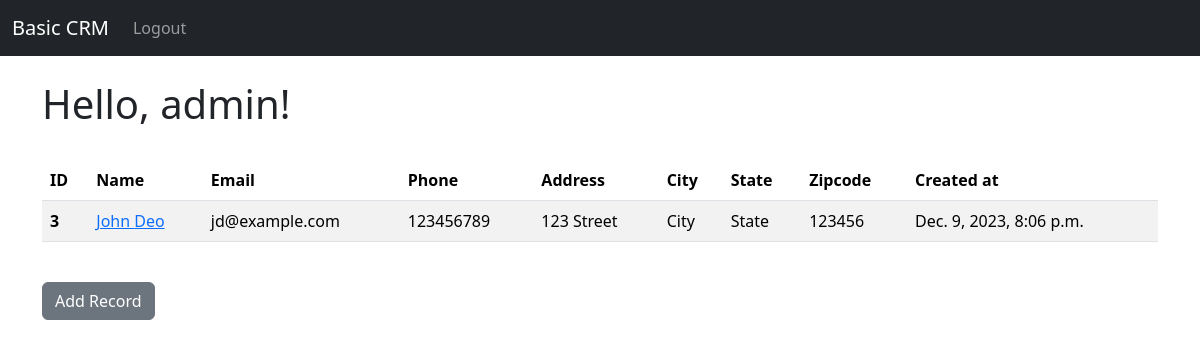
The app's page / (signed in) with its own data.
### website/models.py (models this page shows, shortened)
class Record(models.Model):
    created_at = models.DateTimeField(auto_now_add=True)
    first_name = models.CharField(max_length=50)
    last_name = models.CharField(max_length=50)
    email = models.CharField(max_length=50)
    phone = models.CharField(max_length=15)
    address = models.CharField(max_length=150)
    city = models.CharField(max_length=50)
    state = models.CharField(max_length=50)
    zipcode = models.CharField(max_length=20)

### website/views.py (the view, shortened to what this page needs)
# urls.py: 2. Add a URL to urlpatterns:  path('', views.home, name='home')
def home(request):
    records = Record.objects.all()
    return render(request, 'home.html', {'records': records})

### website/templates/home.html (shortened to what this page needs)
{% extends "base.html" %}
{% block page_content %}
    {% if user.is_authenticated %}
    <h1>Hello, {{ user }}!</h1>
    <br/>
    <table class="table table-striped table-hover">
      <thead>
        <tr>
          <th scope="col">ID</th>
          <th scope="col">Name</th>
          <th scope="col">Email</th>
          <th scope="col">Phone</th>
          <th scope="col">Address</th>
          <th scope="col">City</th>
          <th scope="col">State</th>
          <th scope="col">Zipcode</th>
          <th scope="col">Created at</th>
        </tr>
      </thead>
      <tbody>
        {% if records %}
          {% for record in records %}
            <tr>
              <th scope="row">{{ record.id }}</th>
              <td>
                <a href="{% url 'show_record'  record.id %}">
                {{ record.first_name }} {{ record.last_name }}
                </a>
              </td>
              <td>{{ record.email }}</td>
              <td>{{ record.phone }}</td>
              <td>{{ record.address }}</td>
              <td>{{ record.city }}</td>
              <td>{{ record.state }}</td>
              <td>{{ record.zipcode }}</td>
              <td>{{ record.created_at }}</td>
            </tr>
          {% endfor %}
        {% endif %}
      </tbody>
    </table>
    <br/>
    <a href="" class="btn btn-secondary">Add Record</a>
    {% endif %}
{% endblock page_content %}

### records on screen
Record: id "3", first_name "John", last_name "Deo", email "jd@example.com", phone "123456789", address "123 Street", city "City", state "State", zipcode "123456", created_at "Dec. 9, 2023, 8:06 p.m."

### other values on screen
{{ user }} "admin"
